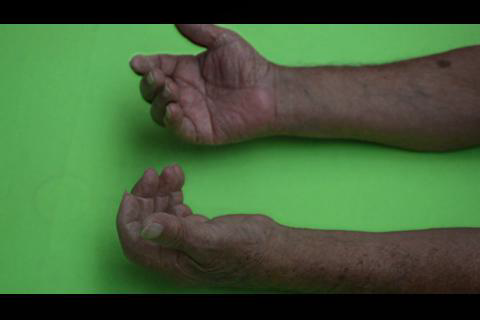
#> input picture frame 28 of handtremor_magnified.avi, 480 x 320 px, given in place of video.avi, which was not available
$ jupyter execute --allow-errors Lecture01_IntroToComputerVision.ipynb   (shell and % lines are left out)   (Python 2 division)   (text cells are left out)
#> lines starting #> are read from the running program, lines starting #| are printed output that depends on the picture; pictures that were not available may be replaced by others from this repository, and a replacement may not be noted
[cell 1]
import cv2 as cv
import numpy as np
import matplotlib.pyplot as plt

[cell 2]
I = cv.imread("../imgs/kaiju.jpg",1)

plt.figure(figsize=(15,20))
#> (the rest of this cell did not finish here and is left out)

#> (a cell that did not finish here is left out)

#> (a cell that did not finish here is left out)

[cell 5]
V = cv.VideoCapture("../videos/video.avi")
ret,f = V.read()
#> f is the input picture: shape (320, 480, 3); mean B, G, R 57.1, 97, 66.2
plt.imshow(f[...,::-1])

print(V.get(cv.CAP_PROP_FRAME_COUNT))

print(V.get(cv.CAP_PROP_POS_FRAMES))

[cell 6]
# bash command

V.set(cv.CAP_PROP_POS_FRAMES, 0);
ret,f = V.read()
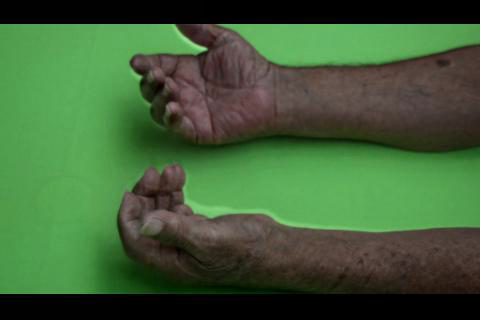
#> input picture frame 0 of handtremor_magnified.avi, 480 x 320 px, given in place of video.avi, which was not available
#> f is the input picture: shape (320, 480, 3); mean B, G, R 55.9, 95.6, 64.7
counter = 0
while ret:
    counter += 1
    fname = "frames/frame"+str(counter)+".jpg"
    cv.imwrite(fname, f)
    print("Generating frame "+str(counter))
    ret,f = V.read()
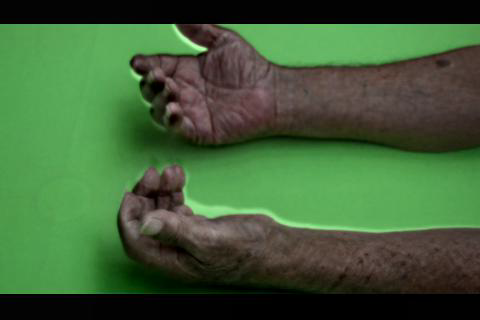
#> input picture frame 1 of handtremor_magnified.avi, 480 x 320 px, given in place of video.avi, which was not available
#> f is the input picture: shape (320, 480, 3); mean B, G, R 55.7, 95.5, 64.3

$ run again, starting later in the video
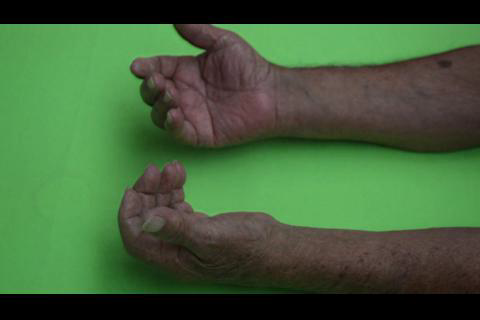
#> input picture frame 130 of handtremor_magnified.avi, 480 x 320 px, given in place of video.avi, which was not available
#> f is the input picture: shape (320, 480, 3); mean B, G, R 57.6, 96.2, 65.9
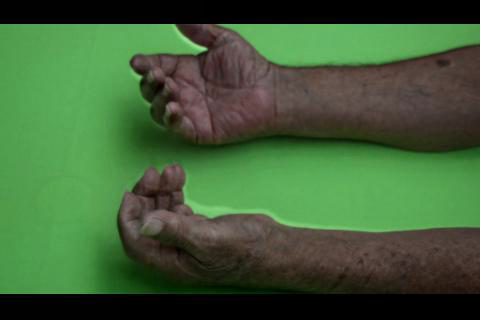
#> input picture frame 0 of handtremor_magnified.avi, 480 x 320 px, given in place of video.avi, which was not available
#> f is the input picture: shape (320, 480, 3); mean B, G, R 55.9, 95.6, 64.7
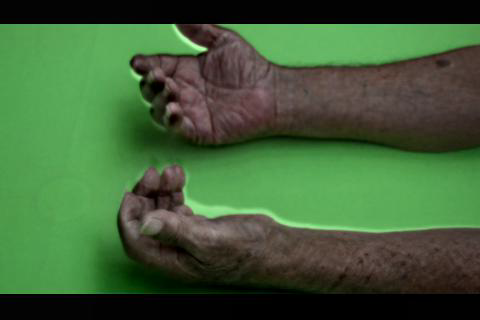
#> input picture frame 1 of handtremor_magnified.avi, 480 x 320 px, given in place of video.avi, which was not available
#> f is the input picture: shape (320, 480, 3); mean B, G, R 55.7, 95.5, 64.3

$ run again, starting later in the video
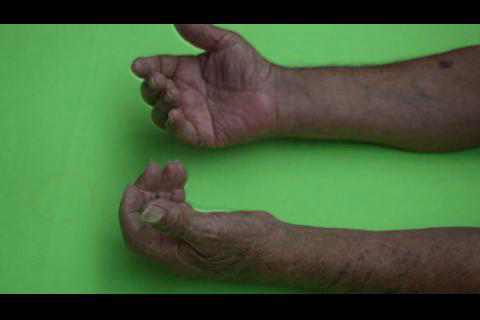
#> input picture frame 231 of handtremor_magnified.avi, 480 x 320 px, given in place of video.avi, which was not available
#> f is the input picture: shape (320, 480, 3); mean B, G, R 58.2, 98.5, 67.9
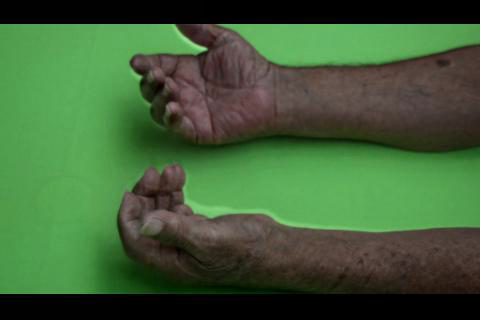
#> input picture frame 0 of handtremor_magnified.avi, 480 x 320 px, given in place of video.avi, which was not available
#> f is the input picture: shape (320, 480, 3); mean B, G, R 55.9, 95.6, 64.7
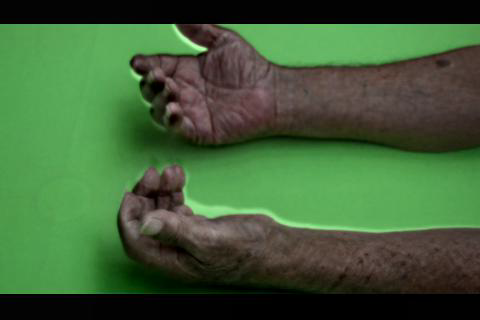
#> input picture frame 1 of handtremor_magnified.avi, 480 x 320 px, given in place of video.avi, which was not available
#> f is the input picture: shape (320, 480, 3); mean B, G, R 55.7, 95.5, 64.3
